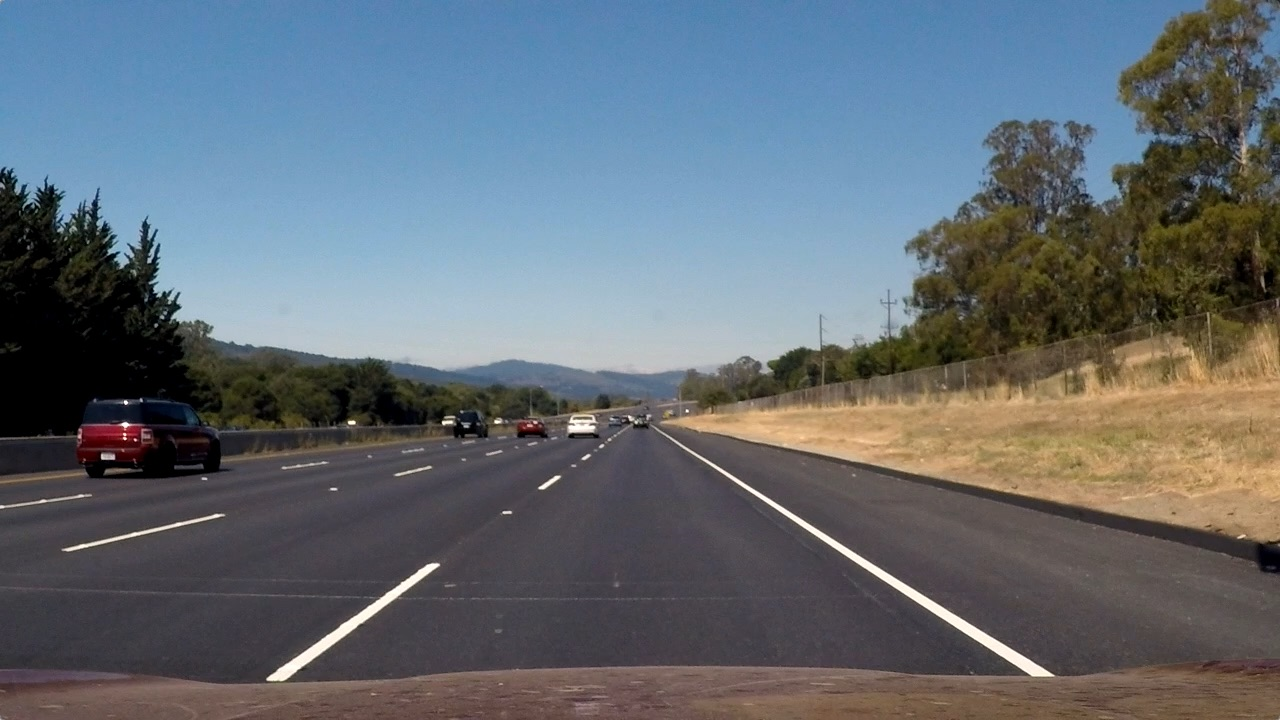
#> input picture test_images/straight_lines2.jpg, 1280 x 720 px
$ python perspective_transform.py
#> lines starting #> are read from the running program, lines starting #| are printed output that depends on the picture
### load_parameters.py
import pickle
from os.path import join

# Where did you save the camera calibration results? pickle files
calibration_outputs_dir = 'output_images/camera_cal'

# Filename used to save the camera calibration result (mtx,dist)
calibration_mtx_dist_filename = 'camera_cal_dist_pickle.p'

# Filename used to save the perspective transform matrices (M, Minv)
calibration_M_Minv_filename = 'perspective_trans_matrices.p'


def load_camera_mtx_dist_from_pickle():
    '''
    Read in the saved camera matrix and distortion coefficients
    These are the arrays we calculated using cv2.calibrateCamera()
    '''

    dist_pickle = pickle.load( open( join(calibration_outputs_dir, calibration_mtx_dist_filename), "rb" ) )
    mtx = dist_pickle["mtx"]
    dist = dist_pickle["dist"]

    return mtx, dist


# [11 lines left out: function load_perspective_transform_from_pickle, not called in this run]

### perspective_transform.py
import pickle
import cv2
import numpy as np
from os.path import join, basename

# Program local libraries
from load_parameters import load_camera_mtx_dist_from_pickle as load_mtx_dist


# Where are the road test images?
road_test_images_dir = 'test_images'

# Point to a straight road image here
road_straight_image_filename = 'straight_lines2.jpg'

# Where you want to save warped straight image for check?
road_straight_warped_image_dir = 'output_images/bird_eye_test'

# Where you want to save the transformation matrices (M,Minv)?
M_Minv_output_dir = 'output_images/camera_cal'

# [5 lines of commented-out code are left out]
bottom_width=0.4
top_width=0.092
height=0.4
car_hood=45


# Sort coordinate points clock-wise, starting from top-left
# Inspired by the following discussion:
# http://stackoverflow.com/questions/1709283/how-can-i-sort-a-coordinate-list-for-a-rectangle-counterclockwise
def order_points(pts):
    # Normalises the input into the [0, 2pi] space, added 0.5*pi to initiate from top left
    # In this space, it will be naturally sorted "counter-clockwise", so we inverse order in the return
    mx = np.sum(pts.T[0]/len(pts))
    my = np.sum(pts.T[1]/len(pts))

    l = []
    for i in range(len(pts)):
        l.append(  (np.math.atan2(pts.T[0][i] - mx, pts.T[1][i] - my) + 2 * np.pi + 0.5 * np.pi) % (2*np.pi)  )
    sort_idx = np.argsort(l)

    return pts[sort_idx[::-1]]


def get_transform_matrices(pts, img_size):
    # Obtain a consistent order of the points and unpack them individually
    src = order_points(pts)

    #Give user some data to check
    print('Here are the ordered src pts:', src)

    # Destination points
    dst = np.float32([[src[3][0], 0],
                      [src[2][0], 0],
                      [src[2][0], img_size[1]],
                      [src[3][0], img_size[1]]])

    #Give user some data to check
    print('Here are the dst pts:', dst)

    # Compute the perspective transform matrix and the inverse of it
    M = cv2.getPerspectiveTransform(src, dst)
    Minv = cv2.getPerspectiveTransform(dst, src)

    return M, Minv


# Re-using one of my functions used in the first detection project
# Modified to crop car hood
def trapezoid_vertices(image, bottom_width=0.85,top_width=0.07,height=0.40, car_hood=45):
    """
    Create trapezoid vertices for mask.
    Inpus:
    image
    bottom_width = percentage of image width
    top_width = percentage of image width
    height = percentage of image height
    car_hood = number of pixels to be cropped from bottom meant to get rid of car's hood
    """
    imshape = image.shape

    vertices = np.array([[\
        ((imshape[1] * (1 - bottom_width)) // 2, imshape[0]-car_hood),\
        ((imshape[1] * (1 - top_width)) // 2, imshape[0] - imshape[0] * height + car_hood),\
        (imshape[1] - (imshape[1] * (1 - top_width)) // 2, imshape[0] - imshape[0] * height + car_hood),\
        (imshape[1] - (imshape[1] * (1 - bottom_width)) // 2, imshape[0] - car_hood)]]\
        , dtype=np.int32)

    return vertices


def get_perspective_and_pickle_M_Minv():

    # Optimize source points by using straight road test image
    # Load image
    Readname = join(road_test_images_dir, road_straight_image_filename)
    img = cv2.imread(Readname)
#> img is the input picture: shape (720, 1280, 3); mean B, G, R 115.1, 107.7, 99.4
    img = cv2.cvtColor(img, cv2.COLOR_BGR2RGB)

    # Give user some data to check
    print('Here is the straight image shape: ', img.shape)
#| Here is the straight image shape:  (720, 1280, 3)

    # Load camera coefficients
    mtx, dist = load_mtx_dist()
#> (reads Playground_notebooks/camera_cal/camera_cal_dist_pickle.p from the repository)

    # Undistort and get image size
    img = cv2.undistort(img, mtx, dist, None, mtx)
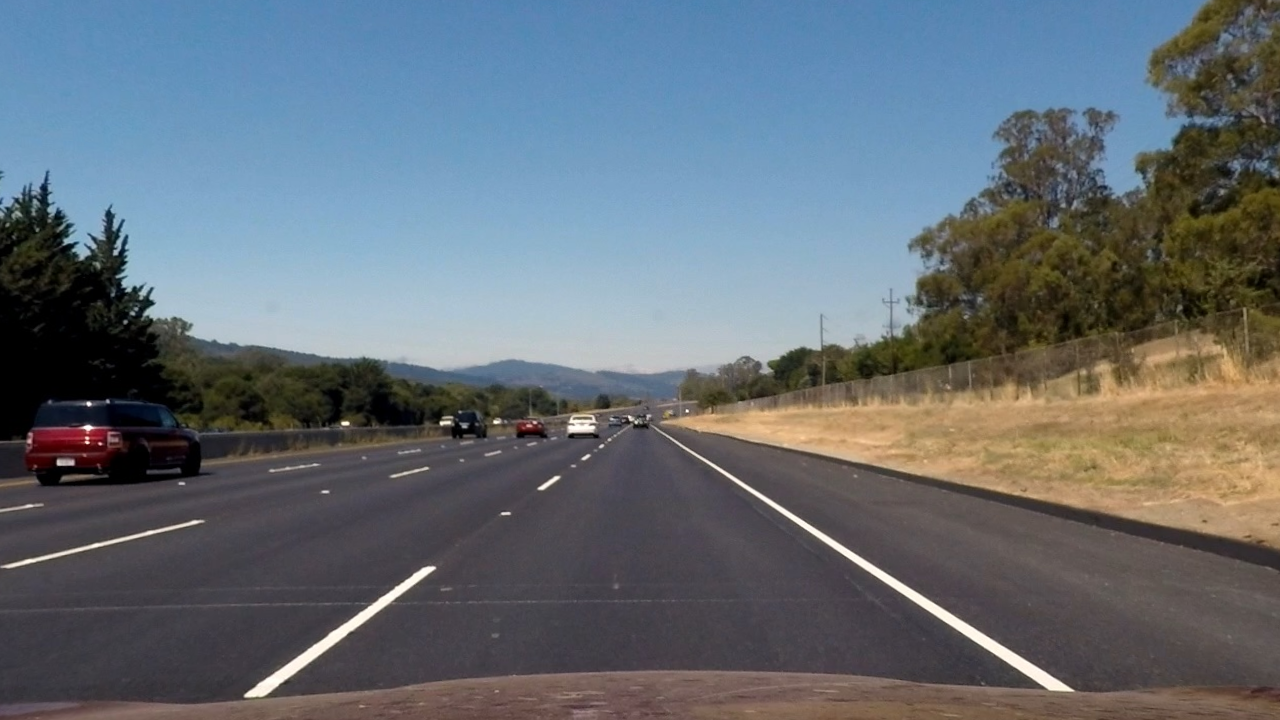
#> img: shape (720, 1280, 3); mean R, G, B 100.4, 109.1, 116.7
    img_size = (img.shape[1], img.shape[0])
#> img_size = (1280, 720)

    # Get the points by image ratios
    pts = trapezoid_vertices(img, bottom_width=bottom_width,top_width=top_width,height=height, car_hood=car_hood)
#> pts = [[384, 675], [581, 477], [699, 477], [896, 675]]
    # Modify it to expected format
    pts = pts.reshape(pts.shape[1:])
    pts = pts.astype(np.float32)

    # Give user some data to check
    print('Here are the initial src pts:', pts)
#| Here are the initial src pts: [[384. 675.]
#|  [581. 477.]
#|  [699. 477.]
#|  [896. 675.]]

    # get the transform matrices
    M, Minv = get_transform_matrices(pts, img_size)
#> in order_points, `mx = np.sum(pts.T[0]/len(pts))`: mx = 640
#> in order_points, `my = np.sum(pts.T[1]/len(pts))`: my = 576
#> the loop in order_points, `for i in range(len(pts)):` made 4 passes
#> after the loop in order_points, `for i in range(len(pts)):`: l = [0.369, 5.25, 4.17, 2.77]
#> in order_points, `sort_idx = np.argsort(l)`: sort_idx = [0, 3, 2, 1]
#> in get_transform_matrices, `src = order_points(pts)`: src = [[581, 477], [699, 477], [896, 675], [384, 675]]
#| Here are the ordered src pts: [[581. 477.]
#|  [699. 477.]
#|  [896. 675.]
#|  [384. 675.]]
#> in get_transform_matrices, `dst = np.float32([[src[3][0], 0], [src[2][0], 0], [src[2][0], img_size..`: dst = [[384, 0], [896, 0], [896, 720], [384, 720]]
#| Here are the dst pts: [[384.   0.]
#|  [896.   0.]
#|  [896. 720.]
#|  [384. 720.]]
#> in get_transform_matrices, `M = cv2.getPerspectiveTransform(src, dst)`: M = [[-0.616, -1.53, 1034.2], [-5.08e-16, -2.24, 1068.5], [-6.76e-19, -0.00239, 1]]
#> in get_transform_matrices, `Minv = cv2.getPerspectiveTransform(dst, src)`: Minv = [[0.23, -0.684, 492.5], [1.08e-16, -0.446, 477], [2.25e-19, -0.00107, 1]]

    # transform image and save it
    warped = cv2.warpPerspective(img, M, img_size, flags=cv2.INTER_LINEAR)
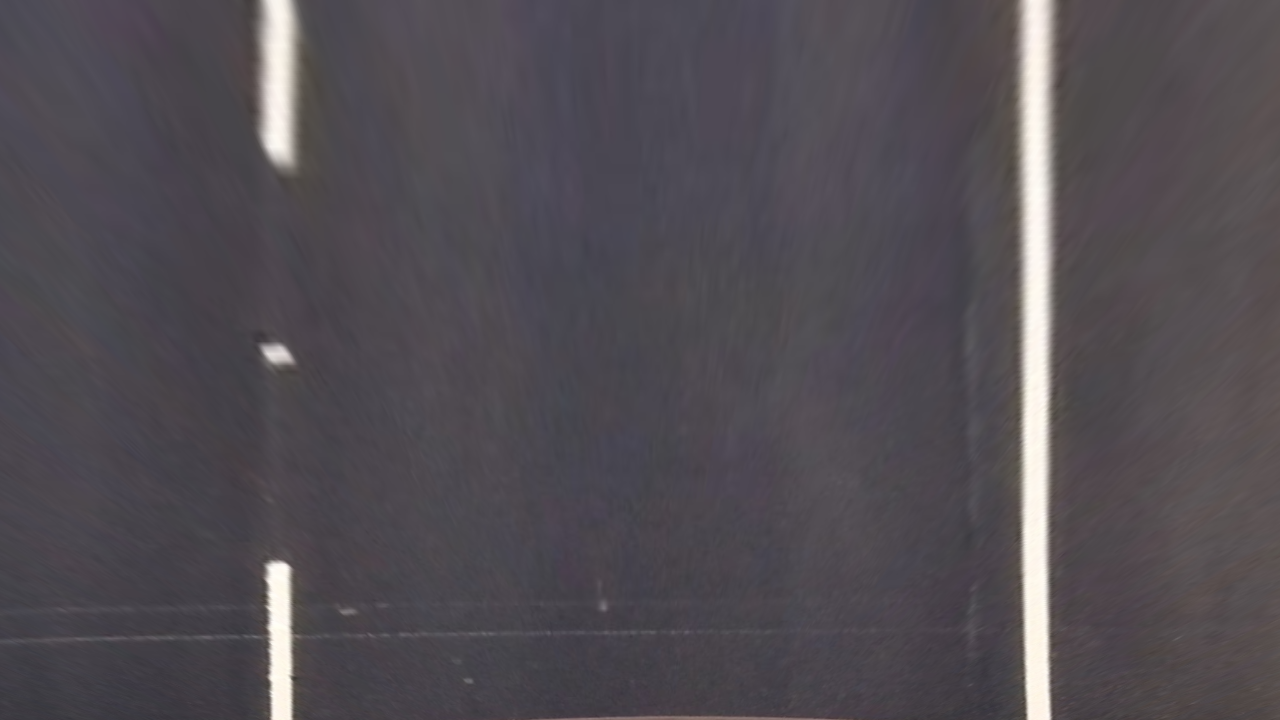
#> warped: shape (720, 1280, 3); mean R, G, B 82.2, 77.4, 83.3

    write_name1 = join(road_straight_warped_image_dir, 'Warped_' + basename(Readname) )
    cv2.imwrite(write_name1,warped)

    # Save the transformation matrices for later use
    dist_pickle = {}
    dist_pickle["M"] = M
    dist_pickle["Minv"] = Minv
    write_name2 = join(M_Minv_output_dir,'perspective_trans_matrices.p')
    pickle.dump( dist_pickle, open( write_name2, "wb" ) )

    print('Done!')
    print("Warped image test: from [" + basename(Readname)  + "] to [" + basename(write_name1) + "]")
    print("Here is the warped image: [" + write_name1  + "]")
    print("M and Minv saved: [pickled file saved to: " + write_name2  + "]")


if __name__ == '__main__':
    get_perspective_and_pickle_M_Minv()
